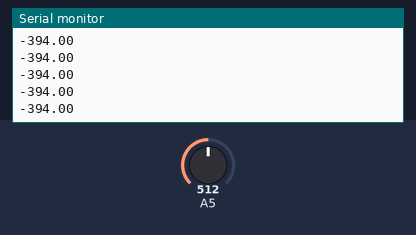
Recording of a sketch running on a simulated Arduino Uno, built with avr-gcc and run on an emulated ATmega328P. On the bench: the last lines printed to the serial monitor. The inputs (shaded band) are chosen by the test bench; at power-on: A5 = 512.

Above: at 1.2 s.
1.3 s: A5 set to 490
At 2.0 s:
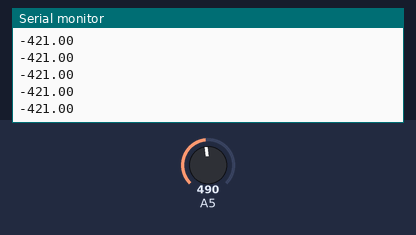
2.8 s: A5 set to 510
At 3.4 s:
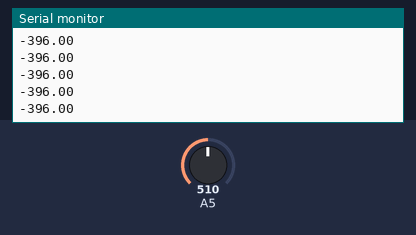
Timing chart, 0 to 5.8 s (numbered marks = the images above; inputs shaded):
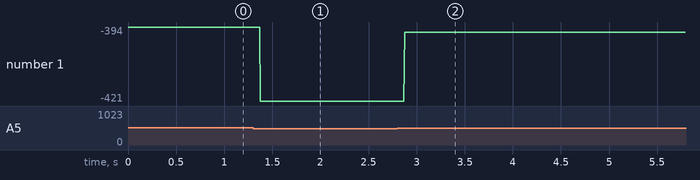

The sketch:

AbsoluteEncoderNoReset.ino
```cpp
const int encoderPin = 5;
float state;
float mappedState;
float oldMappedState;
int rotations;
int rotationAddThresh = 500;
int rotationSubThresh = -500;

void setup() {
  // put your setup code here, to run once:
  pinMode (A5, INPUT);
  Serial.begin(9600);
  rotations = 0;
}

void loop() {
  // put your main code here, to run repeatedly:
  state = analogRead(A5);

  mappedState = myMap(state, 0, 832, 0, 1023);

  if (oldMappedState - mappedState > rotationAddThresh)
  {
    rotations = rotations + 1;
  }
  else if (oldMappedState - mappedState < rotationSubThresh)
  {
    rotations = rotations - 1;
  }

  Serial.println((1023*rotations) + mappedState);
  oldMappedState = mappedState;
}

int myMap (float inp, float sourceLow, float sourceHigh, float outLow, float outHigh)
{
  float output;
  float sourceRange = sourceHigh - sourceLow;
  float outRange = outHigh - outLow;

  if (inp >= sourceLow && inp <= sourceHigh)
  {
    output = outLow + (inp-sourceLow)*(outRange/sourceRange);
  }
  else if (inp < sourceLow)
  {
    output = outLow;
  }
  else if (inp > sourceHigh)
  {
    output = sourceHigh;
  }

  return output;
}
```

Measured:
- after the input at 1.3 s, the serial monitor: prints a new line after 0.08 s (image 1)
- after the input at 2.8 s, the serial monitor: prints a new line after 0.07 s (image 2)
- plotted number 1: -394 → -421 after the input at 1.3 s, -421 → -396 after the input at 2.8 s
